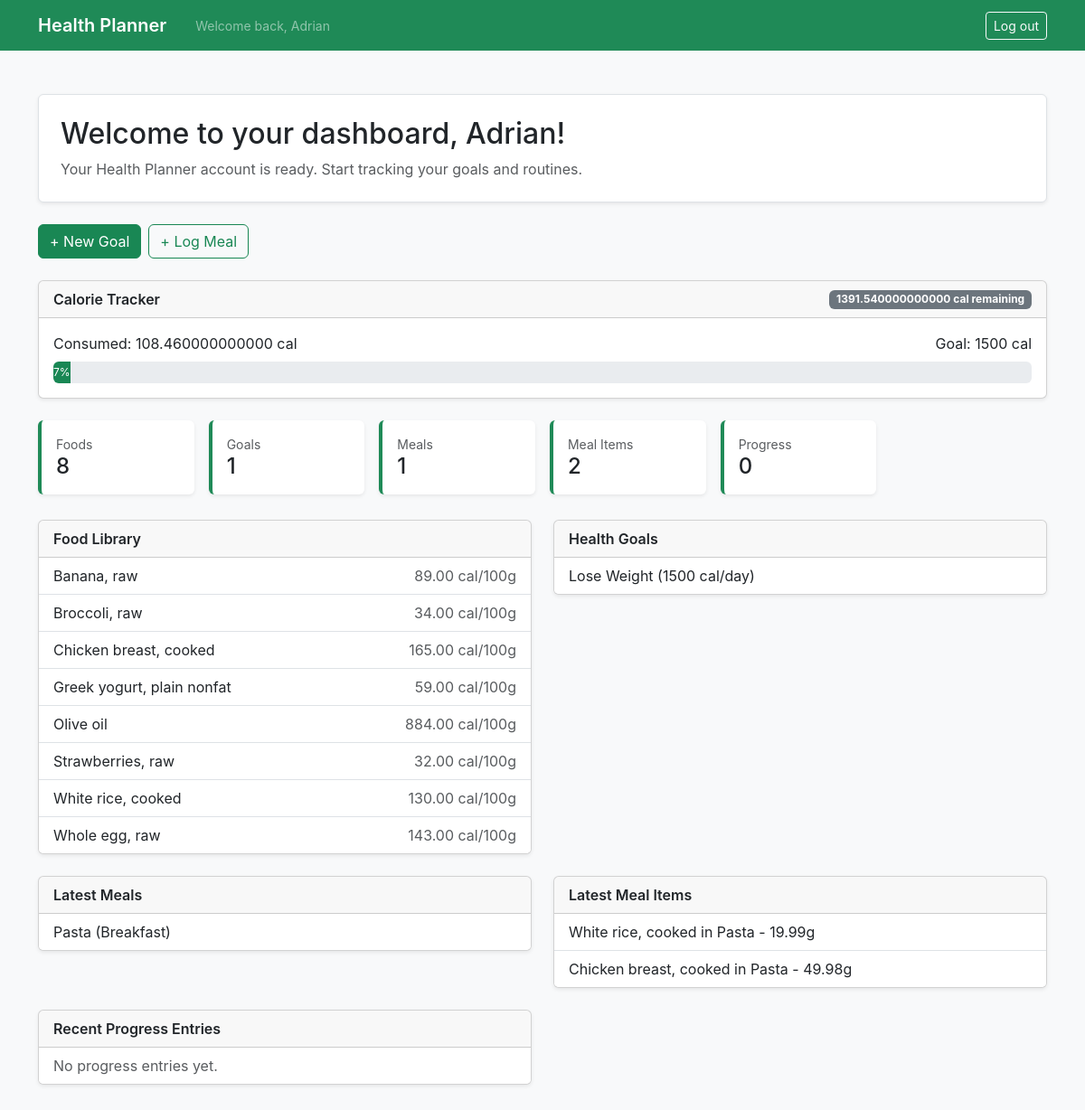
Page / (signed in) on the earlier database version.
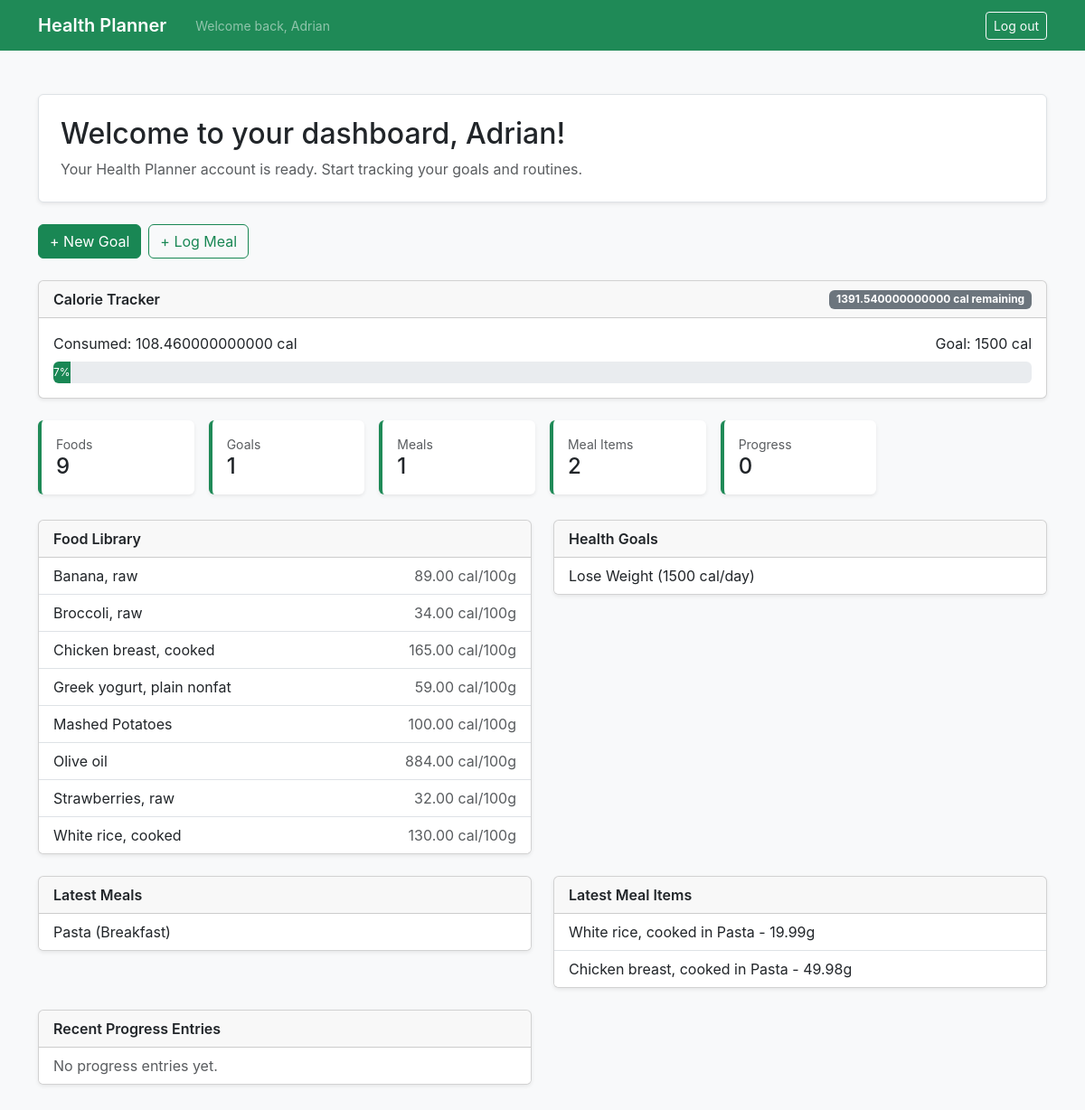
Same page on the later database version.
### health/models.py (models this page shows, shortened)
class User(AbstractBaseUser):
    ONBOARDING_GOAL_CHOICES = [
        ("lose_weight", "Lose weight"),
        ("gain_muscle", "Gain muscle"),
        ("maintain_weight", "Maintain weight"),
    ]
    user_id = models.AutoField(primary_key=True)
    email = models.EmailField(unique=True)
    password = models.CharField(max_length=128)
    name = models.CharField(max_length=100)
    age = models.PositiveIntegerField()
    height = models.DecimalField(max_digits=5, decimal_places=2, help_text="Height in ft")
    weight = models.DecimalField(max_digits=5, decimal_places=2, help_text="Weight in lbs")
    onboarding_goal = models.CharField(
        max_length=20, choices=ONBOARDING_GOAL_CHOICES, blank=True, null=True
    )
    account = models.ForeignKey(
        settings.AUTH_USER_MODEL,
        on_delete=models.CASCADE,
        related_name="recent_users",
        null=True,
        blank=True,
    )
    created_at = models.DateTimeField(auto_now_add=True)
    objects = UserManager()
    USERNAME_FIELD = 'email'
    REQUIRED_FIELDS = ['name']
    class Meta:
        db_table = 'users'
        constraints = [
            models.UniqueConstraint(
                fields=["account", "email"],
                name="unique_recent_user_email_per_account",
            )
        ]

class Food(models.Model):
    name = models.CharField(max_length=200)
    brand = models.CharField(max_length=200, blank=True, null=True)
    calories_per_100g = models.DecimalField(max_digits=7, decimal_places=2, default=0)
    protein_per_100g = models.DecimalField(max_digits=7, decimal_places=2, default=0)
    carbs_per_100g = models.DecimalField(max_digits=7, decimal_places=2, default=0)
    fat_per_100g = models.DecimalField(max_digits=7, decimal_places=2, default=0)
    fiber_per_100g = models.DecimalField(max_digits=7, decimal_places=2, default=0)
    sugar_per_100g = models.DecimalField(max_digits=7, decimal_places=2, default=0)
    class Meta:
        db_table = 'foods'
        ordering = ['name']

class Goal(models.Model):
    GOAL_TYPE_CHOICES = [
        ('lose', 'Lose Weight'),
        ('gain', 'Gain Weight'),
        ('maintain', 'Maintain Weight'),
        ('muscle gain', 'Muscle Gain'),
    ]
    goal_id = models.AutoField(primary_key=True)
    user = models.ForeignKey(User, on_delete=models.CASCADE, related_name='goals')
    target_weight = models.DecimalField(max_digits=5, decimal_places=2, help_text="Target weight in lbs")
    daily_calories = models.PositiveIntegerField()
    protein = models.PositiveIntegerField(help_text="Protein in grams")
    carbs = models.PositiveIntegerField(help_text="Carbs in grams")
    fat = models.PositiveIntegerField(help_text="Fat in grams")
    goal_type = models.CharField(max_length=15, choices=GOAL_TYPE_CHOICES)
    start_date = models.DateField()
    class Meta:
        db_table = 'goals'
        ordering = ['-start_date']

class Meal(models.Model):
    MEAL_TYPE_CHOICES = [
        ('breakfast', 'Breakfast'),
        ('lunch', 'Lunch'),
        ('dinner', 'Dinner'),
        ('snack', 'Snack'),
    ]
    meal_id = models.AutoField(primary_key=True)
    user = models.ForeignKey(User, on_delete=models.CASCADE, related_name='meals')
    name = models.CharField(max_length=200, help_text="Name of the meal")
    meal_type = models.CharField(max_length=10, choices=MEAL_TYPE_CHOICES)
    date = models.DateField(help_text="Date of the meal")
    time = models.TimeField(help_text="Time of the meal")
    total_calories = models.DecimalField(max_digits=7, decimal_places=2, default=0)
    total_protein = models.DecimalField(max_digits=7, decimal_places=2, default=0)
    total_carbs = models.DecimalField(max_digits=7, decimal_places=2, default=0)
    total_fat = models.DecimalField(max_digits=7, decimal_places=2, default=0)
    notes = models.TextField(blank=True, null=True, help_text="Additional notes")
    class Meta:
        db_table = 'meals'
        ordering = ['-date', '-time']

class MealItem(models.Model):
    meal_item_id = models.AutoField(primary_key=True)
    meal = models.ForeignKey(Meal, on_delete=models.CASCADE, related_name='meal_items')
    food = models.ForeignKey(Food, on_delete=models.CASCADE, related_name='meal_items')
    quantity_grams = models.DecimalField(max_digits=7, decimal_places=2, help_text="Amount in grams")
    calories = models.DecimalField(max_digits=7, decimal_places=2, default=0)
    protein = models.DecimalField(max_digits=7, decimal_places=2, default=0)
    carbs = models.DecimalField(max_digits=7, decimal_places=2, default=0)
    fat = models.DecimalField(max_digits=7, decimal_places=2, default=0)
    class Meta:
        db_table = 'meal_items'

### health/views.py (the view)
# urls.py: path("", views.dashboard, name="dashboard"),
@login_required
def dashboard(request):
    context = {
        "db_ready": True,
        "stats": {},
        "latest_foods": [],
        "latest_goals": [],
        "latest_meals": [],
        "latest_meal_items": [],
        "latest_progress": [],
        "latest_recent_users": [],
        "calorie_tracker": {},
    }
    try:
        context["stats"] = {
            "foods": Food.objects.count(),
            "goals": Goal.objects.filter(user=request.user).count(),
            "meals": Meal.objects.filter(user=request.user).count(),
            "meal_items": MealItem.objects.filter(meal__user=request.user).count(),
            "progress_entries": Progress.objects.filter(user=request.user).count(),
        }
        context["latest_foods"] = Food.objects.order_by("name")[:8]
        context["latest_goals"] = Goal.objects.filter(
            user=request.user
        ).order_by("-start_date")[:5]
        context["latest_meals"] = Meal.objects.filter(
            user=request.user
        ).order_by("-date", "-time")[:5]
        context["latest_meal_items"] = MealItem.objects.select_related(
            "meal", "food"
        ).filter(meal__user=request.user).order_by("-meal_item_id")[:6]
        context["latest_progress"] = Progress.objects.filter(
            user=request.user
        ).order_by("-date")[:5]
        context["latest_recent_users"] = User.objects.filter(
            account=request.user
        ).order_by("-created_at")[:5]
        today = date.today()
        active_goal = Goal.objects.filter(
            user=request.user
        ).order_by("-start_date").first()
        if active_goal:
            today_meals = Meal.objects.filter(
                user=request.user,
                date=today
            ).aggregate(total=Sum('total_calories'))
            consumed = today_meals['total'] or 0
            remaining = active_goal.daily_calories - consumed
            if consumed >= active_goal.daily_calories * 0.9:
                status = "warning"
            else:
                status = "normal"
            context["calorie_tracker"] = {
                "goal": active_goal.daily_calories,
                "consumed": consumed,
                "remaining": remaining,
                "status": status,
                "percentage": min(100, int((consumed / active_goal.daily_calories) * 100)) if active_goal.daily_calories > 0 else 0,
                "progress_style": f"width: {min(100, int((consumed / active_goal.daily_calories) * 100))}%" if active_goal.daily_calories > 0 else "width: 0%",
            }
    except (OperationalError, ProgrammingError):
        context["db_ready"] = False
    return render(request, "health/dashboard.html", context)

### health/Templates/health/dashboard.html (shortened to what this page needs)
<!DOCTYPE html>
<html lang="en">
<head>
    <link href="https://cdn.jsdelivr.net/npm/bootstrap@5.3.2/dist/css/bootstrap.min.css" rel="stylesheet">
</head>
<body class="bg-light min-vh-100">
    <nav class="navbar navbar-expand-lg navbar-dark topbar py-2">
        <div class="container">
            <span class="navbar-brand fw-semibold">Health Planner</span>
            <span class="text-white-50 small ms-3">Welcome back, {{ request.user.name|default:request.user.email }}</span>
            <div class="ms-auto">
                <form method="post" action="{% url 'health:logout' %}">{% csrf_token %}<button type="submit" class="btn btn-outline-light btn-sm">Log out</button></form>
            </div>
        </div>
    </nav>
    <main class="container py-5">
        <div class="p-4 bg-white border rounded shadow-sm">
            <h1 class="h2 mb-2">Welcome to your dashboard, {{ request.user.name|default:request.user.email }}!</h1>
            <p class="text-muted mb-0">Your Health Planner account is ready. Start tracking your goals and routines.</p>
        </div>
        <div class="mt-4">
            <div class="row g-2">
                <div class="col-auto">
                    <a href="{% url 'health:create_goal' %}" class="btn btn-success">+ New Goal</a>
                </div>
                <div class="col-auto">
                    <a href="{% url 'health:create_meal' %}" class="btn btn-outline-success">+ Log Meal</a>
                </div>
            </div>
        </div>
        {% if calorie_tracker.goal %}
        <div class="mt-4">
            <div class="card shadow-sm">
                <div class="card-header fw-semibold d-flex justify-content-between align-items-center">
                    <span>Calorie Tracker</span>
                    <span class="badge bg-secondary">{{ calorie_tracker.remaining }} cal remaining</span>
                </div>
                <div class="card-body">
                    <div class="mb-2 d-flex justify-content-between">
                        <span>Consumed: {{ calorie_tracker.consumed }} cal</span>
                        <span>Goal: {{ calorie_tracker.goal }} cal</span>
                    </div>
                    <div class="progress" style="height: 24px">
                        {% if calorie_tracker.status == "warning" %}
                        <div class="progress-bar bg-warning" role="progressbar" data-width="{{ calorie_tracker.percentage }}">
                            {{ calorie_tracker.percentage }}%
                        </div>
                        {% else %}
                        <div class="progress-bar bg-success" role="progressbar" data-width="{{ calorie_tracker.percentage }}">
                            {{ calorie_tracker.percentage }}%
                        </div>
                        {% endif %}
                    </div>
                </div>
            </div>
        </div>
        {% endif %}
        {% if not db_ready %}
            <div class="alert alert-warning mt-4 mb-0">
                Health tables are not ready yet. Run <code>python manage.py makemigrations</code> and <code>python manage.py migrate</code>.
            </div>
        {% else %}
            <section class="mt-4">
                <div class="row g-3">
                    <div class="col-md-4 col-lg-2"><div class="card stat-card shadow-sm"><div class="card-body"><div class="text-muted small">Foods</div><div class="h4 mb-0">{{ stats.foods }}</div></div></div></div>
                    <div class="col-md-4 col-lg-2"><div class="card stat-card shadow-sm"><div class="card-body"><div class="text-muted small">Goals</div><div class="h4 mb-0">{{ stats.goals }}</div></div></div></div>
                    <div class="col-md-4 col-lg-2"><div class="card stat-card shadow-sm"><div class="card-body"><div class="text-muted small">Meals</div><div class="h4 mb-0">{{ stats.meals }}</div></div></div></div>
                    <div class="col-md-4 col-lg-2"><div class="card stat-card shadow-sm"><div class="card-body"><div class="text-muted small">Meal Items</div><div class="h4 mb-0">{{ stats.meal_items }}</div></div></div></div>
                    <div class="col-md-4 col-lg-2"><div class="card stat-card shadow-sm"><div class="card-body"><div class="text-muted small">Progress</div><div class="h4 mb-0">{{ stats.progress_entries }}</div></div></div></div>
                </div>
            </section>
            <section class="row g-4 mt-1">
                <div class="col-lg-6">
                    <div class="card shadow-sm">
                        <div class="card-header fw-semibold">Food Library</div>
                        <ul class="list-group list-group-flush">
                            {% for food in latest_foods %}
                                <li class="list-group-item d-flex justify-content-between"><span>{{ food.name }}</span><span class="text-muted">{{ food.calories_per_100g }} cal/100g</span></li>
                            {% empty %}
                                <li class="list-group-item text-muted">No foods yet.</li>
                            {% endfor %}
                        </ul>
                    </div>
                </div>
                <div class="col-lg-6">
                    <div class="card shadow-sm">
                        <div class="card-header fw-semibold">Health Goals</div>
                        <ul class="list-group list-group-flush">
                            {% for goal in latest_goals %}
                                <li class="list-group-item">{{ goal.get_goal_type_display }} ({{ goal.daily_calories }} cal/day)</li>
                            {% empty %}
                                <li class="list-group-item text-muted">No goals yet.</li>
                            {% endfor %}
                        </ul>
                    </div>
                </div>
                <div class="col-lg-6">
                    <div class="card shadow-sm">
                        <div class="card-header fw-semibold">Latest Meals</div>
                        <ul class="list-group list-group-flush">
                            {% for meal in latest_meals %}
                                <li class="list-group-item">{{ meal.name }} ({{ meal.get_meal_type_display }})</li>
                            {% empty %}
                                <li class="list-group-item text-muted">No meals yet.</li>
                            {% endfor %}
                        </ul>
                    </div>
                </div>
                <div class="col-lg-6">
                    <div class="card shadow-sm">
                        <div class="card-header fw-semibold">Latest Meal Items</div>
                        <ul class="list-group list-group-flush">
                            {% for item in latest_meal_items %}
                                <li class="list-group-item">{{ item.food.name }} in {{ item.meal.name }} - {{ item.quantity_grams }}g</li>
                            {% empty %}
                                <li class="list-group-item text-muted">No meal items yet.</li>
                            {% endfor %}
                        </ul>
                    </div>
                </div>
                <div class="col-lg-6">
                    <div class="card shadow-sm">
                        <div class="card-header fw-semibold">Recent Progress Entries</div>
                        <ul class="list-group list-group-flush">
                            {% for p in latest_progress %}
                                <li class="list-group-item">{{ p.date }} ({{ p.daily_calories_consumed }} cal)</li>
                            {% empty %}
                                <li class="list-group-item text-muted">No progress entries yet.</li>
                            {% endfor %}
                        </ul>
                    </div>
                </div>
            </section>
        {% endif %}
    </main>
</body>
</html>

### health/Templates/health/dashboard.html (style rules this page uses)
body { background: #f3f4f3; font-family: "Inter", "Segoe UI", sans-serif; }
.topbar { background: #1f8a57; }
.stat-card { border: 0; border-left: 4px solid #1f8a57; }
.progress-bar[data-width] { width: attr(data-width, percentage); }

Differences in the rows shown:
no longer on this page (row unchanged): Food: name "Whole egg, raw", calories_per_100g "143.00"
added Food: name "Mashed Potatoes", calories_per_100g "100.00"
Other differences:
{{ stats.foods }}: "8" → "9"
